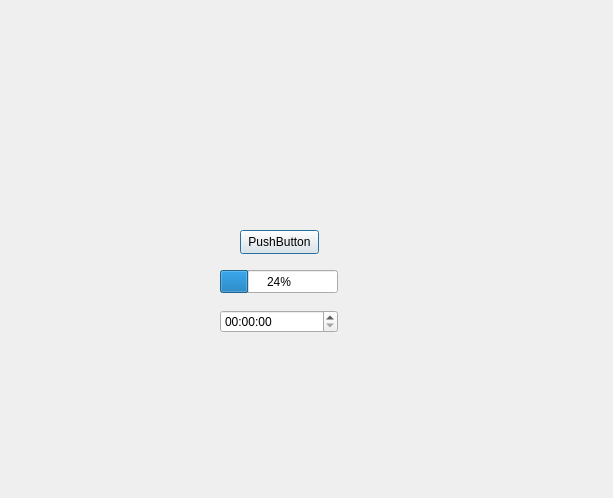
<?xml version="1.0" encoding="UTF-8"?>
<ui version="4.0">
 <class>Dialog</class>
 <widget class="QDialog" name="Dialog">
  <property name="geometry">
   <rect>
    <x>0</x>
    <y>0</y>
    <width>613</width>
    <height>498</height>
   </rect>
  </property>
  <property name="windowTitle">
   <string>Dialog</string>
  </property>
  <widget class="QPushButton" name="pushButton">
   <property name="geometry">
    <rect>
     <x>240</x>
     <y>230</y>
     <width>79</width>
     <height>24</height>
    </rect>
   </property>
   <property name="text">
    <string>PushButton</string>
   </property>
  </widget>
  <widget class="QProgressBar" name="progressBar">
   <property name="geometry">
    <rect>
     <x>220</x>
     <y>270</y>
     <width>118</width>
     <height>23</height>
    </rect>
   </property>
   <property name="value">
    <number>24</number>
   </property>
  </widget>
  <widget class="QTimeEdit" name="timeEdit">
   <property name="geometry">
    <rect>
     <x>220</x>
     <y>310</y>
     <width>118</width>
     <height>23</height>
    </rect>
   </property>
  </widget>
 </widget>
 <resources/>
 <connections/>
</ui>
